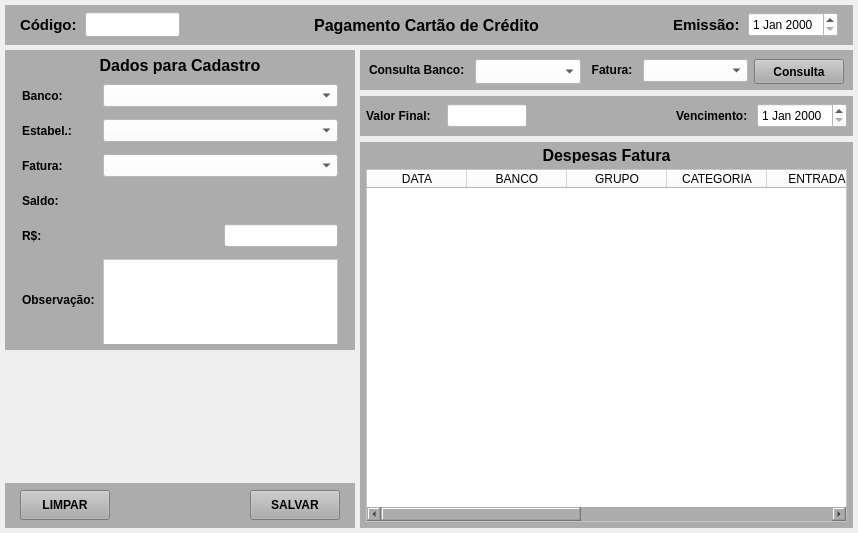
<?xml version="1.0" encoding="UTF-8"?>
<ui version="4.0">
 <class>MainWindow</class>
 <widget class="QMainWindow" name="MainWindow">
  <property name="geometry">
   <rect>
    <x>0</x>
    <y>0</y>
    <width>858</width>
    <height>533</height>
   </rect>
  </property>
  <property name="windowTitle">
   <string>Pagamento de Cartão de Crédito</string>
  </property>
  <widget class="QWidget" name="centralwidget">
   <layout class="QVBoxLayout" name="verticalLayout">
    <property name="spacing">
     <number>5</number>
    </property>
    <property name="leftMargin">
     <number>5</number>
    </property>
    <property name="topMargin">
     <number>5</number>
    </property>
    <property name="rightMargin">
     <number>5</number>
    </property>
    <property name="bottomMargin">
     <number>5</number>
    </property>
    <item>
     <widget class="QWidget" name="widget" native="true">
      <property name="minimumSize">
       <size>
        <width>0</width>
        <height>40</height>
       </size>
      </property>
      <property name="maximumSize">
       <size>
        <width>16777215</width>
        <height>40</height>
       </size>
      </property>
      <property name="styleSheet">
       <string notr="true">background-color: rgb(172, 172, 172);</string>
      </property>
      <layout class="QHBoxLayout" name="horizontalLayout">
       <property name="spacing">
        <number>5</number>
       </property>
       <property name="leftMargin">
        <number>15</number>
       </property>
       <property name="topMargin">
        <number>5</number>
       </property>
       <property name="rightMargin">
        <number>15</number>
       </property>
       <property name="bottomMargin">
        <number>5</number>
       </property>
       <item>
        <widget class="QLabel" name="label_4">
         <property name="minimumSize">
          <size>
           <width>60</width>
           <height>0</height>
          </size>
         </property>
         <property name="maximumSize">
          <size>
           <width>60</width>
           <height>16777215</height>
          </size>
         </property>
         <property name="font">
          <font>
           <pointsize>11</pointsize>
           <weight>75</weight>
           <bold>true</bold>
          </font>
         </property>
         <property name="text">
          <string>Código:</string>
         </property>
         <property name="alignment">
          <set>Qt::AlignLeading|Qt::AlignLeft|Qt::AlignVCenter</set>
         </property>
        </widget>
       </item>
       <item>
        <widget class="QLineEdit" name="line_Num">
         <property name="sizePolicy">
          <sizepolicy hsizetype="Preferred" vsizetype="Preferred">
           <horstretch>0</horstretch>
           <verstretch>0</verstretch>
          </sizepolicy>
         </property>
         <property name="minimumSize">
          <size>
           <width>95</width>
           <height>25</height>
          </size>
         </property>
         <property name="maximumSize">
          <size>
           <width>95</width>
           <height>25</height>
          </size>
         </property>
         <property name="font">
          <font>
           <pointsize>9</pointsize>
          </font>
         </property>
         <property name="styleSheet">
          <string notr="true">background-color: rgb(255, 255, 255);</string>
         </property>
         <property name="inputMask">
          <string/>
         </property>
         <property name="text">
          <string/>
         </property>
         <property name="frame">
          <bool>true</bool>
         </property>
         <property name="echoMode">
          <enum>QLineEdit::Normal</enum>
         </property>
         <property name="alignment">
          <set>Qt::AlignCenter</set>
         </property>
         <property name="dragEnabled">
          <bool>false</bool>
         </property>
         <property name="placeholderText">
          <string/>
         </property>
        </widget>
       </item>
       <item>
        <widget class="QLabel" name="label_titulo">
         <property name="font">
          <font>
           <pointsize>12</pointsize>
           <weight>75</weight>
           <bold>true</bold>
          </font>
         </property>
         <property name="text">
          <string>Pagamento Cartão de Crédito</string>
         </property>
         <property name="alignment">
          <set>Qt::AlignCenter</set>
         </property>
        </widget>
       </item>
       <item>
        <widget class="QLabel" name="label">
         <property name="minimumSize">
          <size>
           <width>70</width>
           <height>0</height>
          </size>
         </property>
         <property name="maximumSize">
          <size>
           <width>70</width>
           <height>16777215</height>
          </size>
         </property>
         <property name="font">
          <font>
           <pointsize>11</pointsize>
           <weight>75</weight>
           <bold>true</bold>
          </font>
         </property>
         <property name="text">
          <string>Emissão:</string>
         </property>
        </widget>
       </item>
       <item>
        <widget class="QDateEdit" name="date_Emissao">
         <property name="sizePolicy">
          <sizepolicy hsizetype="Preferred" vsizetype="Preferred">
           <horstretch>0</horstretch>
           <verstretch>0</verstretch>
          </sizepolicy>
         </property>
         <property name="minimumSize">
          <size>
           <width>90</width>
           <height>25</height>
          </size>
         </property>
         <property name="maximumSize">
          <size>
           <width>90</width>
           <height>25</height>
          </size>
         </property>
         <property name="font">
          <font>
           <pointsize>9</pointsize>
           <weight>50</weight>
           <bold>false</bold>
          </font>
         </property>
         <property name="styleSheet">
          <string notr="true">background-color: rgb(255, 255, 255);</string>
         </property>
        </widget>
       </item>
      </layout>
     </widget>
    </item>
    <item>
     <widget class="QWidget" name="widget_2" native="true">
      <layout class="QGridLayout" name="gridLayout" columnstretch="0,0" columnminimumwidth="0,0">
       <property name="leftMargin">
        <number>0</number>
       </property>
       <property name="topMargin">
        <number>0</number>
       </property>
       <property name="rightMargin">
        <number>0</number>
       </property>
       <property name="bottomMargin">
        <number>0</number>
       </property>
       <property name="spacing">
        <number>5</number>
       </property>
       <item row="0" column="0">
        <widget class="QWidget" name="widget_3" native="true">
         <property name="minimumSize">
          <size>
           <width>350</width>
           <height>0</height>
          </size>
         </property>
         <property name="maximumSize">
          <size>
           <width>350</width>
           <height>16777215</height>
          </size>
         </property>
         <layout class="QGridLayout" name="gridLayout_2">
          <property name="leftMargin">
           <number>0</number>
          </property>
          <property name="topMargin">
           <number>0</number>
          </property>
          <property name="rightMargin">
           <number>0</number>
          </property>
          <property name="bottomMargin">
           <number>0</number>
          </property>
          <property name="horizontalSpacing">
           <number>0</number>
          </property>
          <property name="verticalSpacing">
           <number>5</number>
          </property>
          <item row="0" column="0">
           <widget class="QWidget" name="widget_8" native="true">
            <property name="minimumSize">
             <size>
              <width>0</width>
              <height>300</height>
             </size>
            </property>
            <property name="maximumSize">
             <size>
              <width>16777215</width>
              <height>300</height>
             </size>
            </property>
            <property name="cursor">
             <cursorShape>ArrowCursor</cursorShape>
            </property>
            <property name="styleSheet">
             <string notr="true">background-color: rgb(172, 172, 172);</string>
            </property>
            <layout class="QVBoxLayout" name="verticalLayout_4">
             <property name="leftMargin">
              <number>2</number>
             </property>
             <property name="topMargin">
              <number>6</number>
             </property>
             <property name="rightMargin">
              <number>2</number>
             </property>
             <property name="bottomMargin">
              <number>6</number>
             </property>
             <item>
              <widget class="QLabel" name="label_titulo_2">
               <property name="font">
                <font>
                 <pointsize>12</pointsize>
                 <weight>75</weight>
                 <bold>true</bold>
                </font>
               </property>
               <property name="text">
                <string>Dados para Cadastro</string>
               </property>
               <property name="alignment">
                <set>Qt::AlignCenter</set>
               </property>
              </widget>
             </item>
             <item>
              <widget class="QWidget" name="widget_10" native="true">
               <layout class="QHBoxLayout" name="horizontalLayout_5">
                <property name="leftMargin">
                 <number>15</number>
                </property>
                <property name="topMargin">
                 <number>3</number>
                </property>
                <property name="rightMargin">
                 <number>15</number>
                </property>
                <property name="bottomMargin">
                 <number>3</number>
                </property>
                <item>
                 <widget class="QLabel" name="label_16">
                  <property name="minimumSize">
                   <size>
                    <width>75</width>
                    <height>0</height>
                   </size>
                  </property>
                  <property name="maximumSize">
                   <size>
                    <width>75</width>
                    <height>16777215</height>
                   </size>
                  </property>
                  <property name="font">
                   <font>
                    <pointsize>9</pointsize>
                    <weight>75</weight>
                    <bold>true</bold>
                   </font>
                  </property>
                  <property name="text">
                   <string>Banco:</string>
                  </property>
                 </widget>
                </item>
                <item>
                 <widget class="QComboBox" name="combo_Banco">
                  <property name="sizePolicy">
                   <sizepolicy hsizetype="Preferred" vsizetype="Preferred">
                    <horstretch>0</horstretch>
                    <verstretch>0</verstretch>
                   </sizepolicy>
                  </property>
                  <property name="minimumSize">
                   <size>
                    <width>0</width>
                    <height>23</height>
                   </size>
                  </property>
                  <property name="maximumSize">
                   <size>
                    <width>16777215</width>
                    <height>23</height>
                   </size>
                  </property>
                  <property name="font">
                   <font>
                    <pointsize>8</pointsize>
                    <weight>50</weight>
                    <bold>false</bold>
                   </font>
                  </property>
                  <property name="styleSheet">
                   <string notr="true">background-color: rgb(255, 255, 255);</string>
                  </property>
                  <item>
                   <property name="text">
                    <string/>
                   </property>
                  </item>
                 </widget>
                </item>
               </layout>
              </widget>
             </item>
             <item>
              <widget class="QWidget" name="widget_11" native="true">
               <layout class="QHBoxLayout" name="horizontalLayout_6">
                <property name="leftMargin">
                 <number>15</number>
                </property>
                <property name="topMargin">
                 <number>3</number>
                </property>
                <property name="rightMargin">
                 <number>15</number>
                </property>
                <property name="bottomMargin">
                 <number>3</number>
                </property>
                <item>
                 <widget class="QLabel" name="label_14">
                  <property name="minimumSize">
                   <size>
                    <width>75</width>
                    <height>0</height>
                   </size>
                  </property>
                  <property name="maximumSize">
                   <size>
                    <width>75</width>
                    <height>16777215</height>
                   </size>
                  </property>
                  <property name="font">
                   <font>
                    <pointsize>9</pointsize>
                    <weight>75</weight>
                    <bold>true</bold>
                   </font>
                  </property>
                  <property name="text">
                   <string>Estabel.:</string>
                  </property>
                 </widget>
                </item>
                <item>
                 <widget class="QComboBox" name="combo_Estab">
                  <property name="sizePolicy">
                   <sizepolicy hsizetype="Preferred" vsizetype="Preferred">
                    <horstretch>0</horstretch>
                    <verstretch>0</verstretch>
                   </sizepolicy>
                  </property>
                  <property name="minimumSize">
                   <size>
                    <width>0</width>
                    <height>23</height>
                   </size>
                  </property>
                  <property name="maximumSize">
                   <size>
                    <width>16777215</width>
                    <height>23</height>
                   </size>
                  </property>
                  <property name="font">
                   <font>
                    <pointsize>8</pointsize>
                    <weight>50</weight>
                    <bold>false</bold>
                   </font>
                  </property>
                  <property name="styleSheet">
                   <string notr="true">background-color: rgb(255, 255, 255);</string>
                  </property>
                  <item>
                   <property name="text">
                    <string/>
                   </property>
                  </item>
                 </widget>
                </item>
               </layout>
              </widget>
             </item>
             <item>
              <widget class="QWidget" name="widget_12" native="true">
               <layout class="QHBoxLayout" name="horizontalLayout_7">
                <property name="leftMargin">
                 <number>15</number>
                </property>
                <property name="topMargin">
                 <number>3</number>
                </property>
                <property name="rightMargin">
                 <number>15</number>
                </property>
                <property name="bottomMargin">
                 <number>3</number>
                </property>
                <item>
                 <widget class="QLabel" name="label_10">
                  <property name="minimumSize">
                   <size>
                    <width>75</width>
                    <height>0</height>
                   </size>
                  </property>
                  <property name="maximumSize">
                   <size>
                    <width>75</width>
                    <height>16777215</height>
                   </size>
                  </property>
                  <property name="font">
                   <font>
                    <pointsize>9</pointsize>
                    <weight>75</weight>
                    <bold>true</bold>
                   </font>
                  </property>
                  <property name="text">
                   <string>Fatura:</string>
                  </property>
                 </widget>
                </item>
                <item>
                 <widget class="QComboBox" name="combo_Fatura">
                  <property name="sizePolicy">
                   <sizepolicy hsizetype="Preferred" vsizetype="Preferred">
                    <horstretch>0</horstretch>
                    <verstretch>0</verstretch>
                   </sizepolicy>
                  </property>
                  <property name="minimumSize">
                   <size>
                    <width>0</width>
                    <height>23</height>
                   </size>
                  </property>
                  <property name="maximumSize">
                   <size>
                    <width>16777215</width>
                    <height>23</height>
                   </size>
                  </property>
                  <property name="font">
                   <font>
                    <pointsize>8</pointsize>
                    <weight>50</weight>
                    <bold>false</bold>
                   </font>
                  </property>
                  <property name="styleSheet">
                   <string notr="true">background-color: rgb(255, 255, 255);</string>
                  </property>
                  <item>
                   <property name="text">
                    <string/>
                   </property>
                  </item>
                 </widget>
                </item>
               </layout>
              </widget>
             </item>
             <item>
              <widget class="QWidget" name="widget_13" native="true">
               <layout class="QHBoxLayout" name="horizontalLayout_8">
                <property name="leftMargin">
                 <number>15</number>
                </property>
                <property name="topMargin">
                 <number>3</number>
                </property>
                <property name="rightMargin">
                 <number>15</number>
                </property>
                <property name="bottomMargin">
                 <number>3</number>
                </property>
                <item>
                 <widget class="QLabel" name="label_17">
                  <property name="minimumSize">
                   <size>
                    <width>75</width>
                    <height>0</height>
                   </size>
                  </property>
                  <property name="maximumSize">
                   <size>
                    <width>75</width>
                    <height>16777215</height>
                   </size>
                  </property>
                  <property name="font">
                   <font>
                    <pointsize>9</pointsize>
                    <weight>75</weight>
                    <bold>true</bold>
                   </font>
                  </property>
                  <property name="text">
                   <string>Saldo:</string>
                  </property>
                 </widget>
                </item>
                <item>
                 <widget class="QLabel" name="label_7">
                  <property name="text">
                   <string/>
                  </property>
                 </widget>
                </item>
                <item>
                 <widget class="QLabel" name="label_Saldo">
                  <property name="minimumSize">
                   <size>
                    <width>0</width>
                    <height>23</height>
                   </size>
                  </property>
                  <property name="maximumSize">
                   <size>
                    <width>16777215</width>
                    <height>23</height>
                   </size>
                  </property>
                  <property name="font">
                   <font>
                    <pointsize>9</pointsize>
                   </font>
                  </property>
                  <property name="text">
                   <string/>
                  </property>
                  <property name="alignment">
                   <set>Qt::AlignRight|Qt::AlignTrailing|Qt::AlignVCenter</set>
                  </property>
                 </widget>
                </item>
               </layout>
              </widget>
             </item>
             <item>
              <widget class="QWidget" name="widget_14" native="true">
               <layout class="QHBoxLayout" name="horizontalLayout_9">
                <property name="leftMargin">
                 <number>15</number>
                </property>
                <property name="topMargin">
                 <number>3</number>
                </property>
                <property name="rightMargin">
                 <number>15</number>
                </property>
                <property name="bottomMargin">
                 <number>3</number>
                </property>
                <item>
                 <widget class="QLabel" name="label_13">
                  <property name="minimumSize">
                   <size>
                    <width>75</width>
                    <height>0</height>
                   </size>
                  </property>
                  <property name="maximumSize">
                   <size>
                    <width>75</width>
                    <height>16777215</height>
                   </size>
                  </property>
                  <property name="font">
                   <font>
                    <pointsize>9</pointsize>
                    <weight>75</weight>
                    <bold>true</bold>
                   </font>
                  </property>
                  <property name="text">
                   <string>R$:</string>
                  </property>
                 </widget>
                </item>
                <item>
                 <widget class="QLabel" name="label_6">
                  <property name="text">
                   <string/>
                  </property>
                 </widget>
                </item>
                <item>
                 <widget class="QLineEdit" name="line_Valor">
                  <property name="sizePolicy">
                   <sizepolicy hsizetype="Preferred" vsizetype="Preferred">
                    <horstretch>0</horstretch>
                    <verstretch>0</verstretch>
                   </sizepolicy>
                  </property>
                  <property name="minimumSize">
                   <size>
                    <width>0</width>
                    <height>23</height>
                   </size>
                  </property>
                  <property name="maximumSize">
                   <size>
                    <width>16777215</width>
                    <height>23</height>
                   </size>
                  </property>
                  <property name="font">
                   <font>
                    <pointsize>9</pointsize>
                    <weight>50</weight>
                    <bold>false</bold>
                   </font>
                  </property>
                  <property name="styleSheet">
                   <string notr="true">background-color: rgb(255, 255, 255);</string>
                  </property>
                  <property name="text">
                   <string/>
                  </property>
                  <property name="alignment">
                   <set>Qt::AlignRight|Qt::AlignTrailing|Qt::AlignVCenter</set>
                  </property>
                 </widget>
                </item>
               </layout>
              </widget>
             </item>
             <item>
              <widget class="QWidget" name="widget_15" native="true">
               <layout class="QHBoxLayout" name="horizontalLayout_10">
                <property name="leftMargin">
                 <number>15</number>
                </property>
                <property name="topMargin">
                 <number>3</number>
                </property>
                <property name="rightMargin">
                 <number>15</number>
                </property>
                <property name="bottomMargin">
                 <number>3</number>
                </property>
                <item>
                 <widget class="QLabel" name="label_28">
                  <property name="minimumSize">
                   <size>
                    <width>75</width>
                    <height>0</height>
                   </size>
                  </property>
                  <property name="maximumSize">
                   <size>
                    <width>75</width>
                    <height>16777215</height>
                   </size>
                  </property>
                  <property name="font">
                   <font>
                    <pointsize>9</pointsize>
                    <weight>75</weight>
                    <bold>true</bold>
                   </font>
                  </property>
                  <property name="text">
                   <string>Observação:</string>
                  </property>
                  <property name="alignment">
                   <set>Qt::AlignLeading|Qt::AlignLeft|Qt::AlignVCenter</set>
                  </property>
                 </widget>
                </item>
                <item>
                 <widget class="QPlainTextEdit" name="plain_Obs">
                  <property name="sizePolicy">
                   <sizepolicy hsizetype="Preferred" vsizetype="Preferred">
                    <horstretch>0</horstretch>
                    <verstretch>0</verstretch>
                   </sizepolicy>
                  </property>
                  <property name="minimumSize">
                   <size>
                    <width>0</width>
                    <height>100</height>
                   </size>
                  </property>
                  <property name="maximumSize">
                   <size>
                    <width>16777215</width>
                    <height>100</height>
                   </size>
                  </property>
                  <property name="font">
                   <font>
                    <pointsize>9</pointsize>
                   </font>
                  </property>
                  <property name="styleSheet">
                   <string notr="true">background-color: rgb(255, 255, 255);</string>
                  </property>
                 </widget>
                </item>
               </layout>
              </widget>
             </item>
            </layout>
           </widget>
          </item>
          <item row="2" column="0">
           <widget class="QWidget" name="widget_6" native="true">
            <property name="minimumSize">
             <size>
              <width>0</width>
              <height>45</height>
             </size>
            </property>
            <property name="maximumSize">
             <size>
              <width>16777215</width>
              <height>45</height>
             </size>
            </property>
            <property name="styleSheet">
             <string notr="true">background-color: rgb(172, 172, 172);</string>
            </property>
            <layout class="QHBoxLayout" name="horizontalLayout_2">
             <property name="spacing">
              <number>5</number>
             </property>
             <property name="leftMargin">
              <number>15</number>
             </property>
             <property name="topMargin">
              <number>5</number>
             </property>
             <property name="rightMargin">
              <number>15</number>
             </property>
             <property name="bottomMargin">
              <number>5</number>
             </property>
             <item>
              <widget class="QPushButton" name="btn_Limpar">
               <property name="sizePolicy">
                <sizepolicy hsizetype="Preferred" vsizetype="Preferred">
                 <horstretch>0</horstretch>
                 <verstretch>0</verstretch>
                </sizepolicy>
               </property>
               <property name="minimumSize">
                <size>
                 <width>90</width>
                 <height>30</height>
                </size>
               </property>
               <property name="maximumSize">
                <size>
                 <width>90</width>
                 <height>30</height>
                </size>
               </property>
               <property name="font">
                <font>
                 <pointsize>9</pointsize>
                 <weight>75</weight>
                 <bold>true</bold>
                </font>
               </property>
               <property name="cursor">
                <cursorShape>PointingHandCursor</cursorShape>
               </property>
               <property name="text">
                <string>LIMPAR</string>
               </property>
              </widget>
             </item>
             <item>
              <widget class="QLabel" name="label_3">
               <property name="text">
                <string/>
               </property>
              </widget>
             </item>
             <item>
              <widget class="QPushButton" name="btn_Salvar">
               <property name="sizePolicy">
                <sizepolicy hsizetype="Preferred" vsizetype="Preferred">
                 <horstretch>0</horstretch>
                 <verstretch>0</verstretch>
                </sizepolicy>
               </property>
               <property name="minimumSize">
                <size>
                 <width>90</width>
                 <height>30</height>
                </size>
               </property>
               <property name="maximumSize">
                <size>
                 <width>90</width>
                 <height>30</height>
                </size>
               </property>
               <property name="font">
                <font>
                 <pointsize>9</pointsize>
                 <weight>75</weight>
                 <bold>true</bold>
                </font>
               </property>
               <property name="cursor">
                <cursorShape>PointingHandCursor</cursorShape>
               </property>
               <property name="text">
                <string>SALVAR</string>
               </property>
              </widget>
             </item>
            </layout>
           </widget>
          </item>
          <item row="1" column="0">
           <widget class="QLabel" name="label_2">
            <property name="text">
             <string/>
            </property>
           </widget>
          </item>
         </layout>
        </widget>
       </item>
       <item row="0" column="1">
        <widget class="QWidget" name="widget_4" native="true">
         <property name="styleSheet">
          <string notr="true"/>
         </property>
         <layout class="QVBoxLayout" name="verticalLayout_2">
          <property name="spacing">
           <number>6</number>
          </property>
          <property name="leftMargin">
           <number>0</number>
          </property>
          <property name="topMargin">
           <number>0</number>
          </property>
          <property name="rightMargin">
           <number>0</number>
          </property>
          <property name="bottomMargin">
           <number>0</number>
          </property>
          <item>
           <widget class="QWidget" name="widget_5" native="true">
            <property name="minimumSize">
             <size>
              <width>0</width>
              <height>40</height>
             </size>
            </property>
            <property name="maximumSize">
             <size>
              <width>16777215</width>
              <height>40</height>
             </size>
            </property>
            <property name="styleSheet">
             <string notr="true">background-color: rgb(172, 172, 172);</string>
            </property>
            <layout class="QHBoxLayout" name="horizontalLayout_3">
             <item>
              <widget class="QLabel" name="label_9">
               <property name="minimumSize">
                <size>
                 <width>100</width>
                 <height>0</height>
                </size>
               </property>
               <property name="maximumSize">
                <size>
                 <width>100</width>
                 <height>16777215</height>
                </size>
               </property>
               <property name="font">
                <font>
                 <pointsize>9</pointsize>
                 <weight>75</weight>
                 <bold>true</bold>
                </font>
               </property>
               <property name="text">
                <string>Consulta Banco:</string>
               </property>
              </widget>
             </item>
             <item>
              <widget class="QComboBox" name="combo_Consulta_Banco">
               <property name="sizePolicy">
                <sizepolicy hsizetype="Preferred" vsizetype="Preferred">
                 <horstretch>0</horstretch>
                 <verstretch>0</verstretch>
                </sizepolicy>
               </property>
               <property name="minimumSize">
                <size>
                 <width>0</width>
                 <height>25</height>
                </size>
               </property>
               <property name="maximumSize">
                <size>
                 <width>16777215</width>
                 <height>25</height>
                </size>
               </property>
               <property name="font">
                <font>
                 <pointsize>8</pointsize>
                </font>
               </property>
               <property name="styleSheet">
                <string notr="true">background-color: rgb(255, 255, 255);</string>
               </property>
               <item>
                <property name="text">
                 <string/>
                </property>
               </item>
              </widget>
             </item>
             <item>
              <widget class="QLabel" name="label_18">
               <property name="minimumSize">
                <size>
                 <width>50</width>
                 <height>0</height>
                </size>
               </property>
               <property name="maximumSize">
                <size>
                 <width>50</width>
                 <height>16777215</height>
                </size>
               </property>
               <property name="font">
                <font>
                 <pointsize>9</pointsize>
                 <weight>75</weight>
                 <bold>true</bold>
                </font>
               </property>
               <property name="text">
                <string>Fatura:</string>
               </property>
               <property name="alignment">
                <set>Qt::AlignCenter</set>
               </property>
              </widget>
             </item>
             <item>
              <widget class="QComboBox" name="combo_Consulta_Fatura">
               <property name="sizePolicy">
                <sizepolicy hsizetype="Preferred" vsizetype="Preferred">
                 <horstretch>0</horstretch>
                 <verstretch>0</verstretch>
                </sizepolicy>
               </property>
               <property name="minimumSize">
                <size>
                 <width>0</width>
                 <height>23</height>
                </size>
               </property>
               <property name="maximumSize">
                <size>
                 <width>16777215</width>
                 <height>23</height>
                </size>
               </property>
               <property name="font">
                <font>
                 <pointsize>8</pointsize>
                 <weight>50</weight>
                 <bold>false</bold>
                </font>
               </property>
               <property name="styleSheet">
                <string notr="true">background-color: rgb(255, 255, 255);</string>
               </property>
               <item>
                <property name="text">
                 <string/>
                </property>
               </item>
              </widget>
             </item>
             <item>
              <widget class="QPushButton" name="btn_Consultar">
               <property name="sizePolicy">
                <sizepolicy hsizetype="Preferred" vsizetype="Preferred">
                 <horstretch>0</horstretch>
                 <verstretch>0</verstretch>
                </sizepolicy>
               </property>
               <property name="minimumSize">
                <size>
                 <width>90</width>
                 <height>25</height>
                </size>
               </property>
               <property name="maximumSize">
                <size>
                 <width>90</width>
                 <height>25</height>
                </size>
               </property>
               <property name="font">
                <font>
                 <pointsize>9</pointsize>
                 <weight>75</weight>
                 <bold>true</bold>
                </font>
               </property>
               <property name="cursor">
                <cursorShape>PointingHandCursor</cursorShape>
               </property>
               <property name="text">
                <string>Consulta</string>
               </property>
              </widget>
             </item>
            </layout>
           </widget>
          </item>
          <item>
           <widget class="QWidget" name="widget_9" native="true">
            <property name="minimumSize">
             <size>
              <width>0</width>
              <height>40</height>
             </size>
            </property>
            <property name="maximumSize">
             <size>
              <width>16777215</width>
              <height>40</height>
             </size>
            </property>
            <property name="styleSheet">
             <string notr="true">background-color: rgb(172, 172, 172);</string>
            </property>
            <layout class="QHBoxLayout" name="horizontalLayout_4">
             <property name="leftMargin">
              <number>6</number>
             </property>
             <property name="topMargin">
              <number>6</number>
             </property>
             <property name="rightMargin">
              <number>6</number>
             </property>
             <property name="bottomMargin">
              <number>6</number>
             </property>
             <item>
              <widget class="QLabel" name="label_19">
               <property name="minimumSize">
                <size>
                 <width>75</width>
                 <height>0</height>
                </size>
               </property>
               <property name="maximumSize">
                <size>
                 <width>75</width>
                 <height>16777215</height>
                </size>
               </property>
               <property name="font">
                <font>
                 <pointsize>9</pointsize>
                 <weight>75</weight>
                 <bold>true</bold>
                </font>
               </property>
               <property name="text">
                <string>Valor Final:</string>
               </property>
              </widget>
             </item>
             <item>
              <widget class="QLineEdit" name="line_Valor_Final">
               <property name="sizePolicy">
                <sizepolicy hsizetype="Preferred" vsizetype="Preferred">
                 <horstretch>0</horstretch>
                 <verstretch>0</verstretch>
                </sizepolicy>
               </property>
               <property name="minimumSize">
                <size>
                 <width>80</width>
                 <height>23</height>
                </size>
               </property>
               <property name="maximumSize">
                <size>
                 <width>80</width>
                 <height>23</height>
                </size>
               </property>
               <property name="font">
                <font>
                 <pointsize>9</pointsize>
                 <weight>50</weight>
                 <bold>false</bold>
                </font>
               </property>
               <property name="styleSheet">
                <string notr="true">background-color: rgb(255, 255, 255);</string>
               </property>
               <property name="text">
                <string/>
               </property>
               <property name="alignment">
                <set>Qt::AlignRight|Qt::AlignTrailing|Qt::AlignVCenter</set>
               </property>
              </widget>
             </item>
             <item>
              <widget class="QLabel" name="label_8">
               <property name="text">
                <string/>
               </property>
              </widget>
             </item>
             <item>
              <widget class="QLabel" name="label_20">
               <property name="minimumSize">
                <size>
                 <width>75</width>
                 <height>0</height>
                </size>
               </property>
               <property name="maximumSize">
                <size>
                 <width>75</width>
                 <height>16777215</height>
                </size>
               </property>
               <property name="font">
                <font>
                 <pointsize>9</pointsize>
                 <weight>75</weight>
                 <bold>true</bold>
                </font>
               </property>
               <property name="text">
                <string>Vencimento:</string>
               </property>
              </widget>
             </item>
             <item>
              <widget class="QDateEdit" name="date_Vencimento">
               <property name="sizePolicy">
                <sizepolicy hsizetype="Preferred" vsizetype="Preferred">
                 <horstretch>0</horstretch>
                 <verstretch>0</verstretch>
                </sizepolicy>
               </property>
               <property name="minimumSize">
                <size>
                 <width>90</width>
                 <height>25</height>
                </size>
               </property>
               <property name="maximumSize">
                <size>
                 <width>90</width>
                 <height>25</height>
                </size>
               </property>
               <property name="font">
                <font>
                 <pointsize>9</pointsize>
                 <weight>50</weight>
                 <bold>false</bold>
                </font>
               </property>
               <property name="styleSheet">
                <string notr="true">background-color: rgb(255, 255, 255);</string>
               </property>
              </widget>
             </item>
            </layout>
           </widget>
          </item>
          <item>
           <widget class="QWidget" name="widget_7" native="true">
            <property name="styleSheet">
             <string notr="true">background-color: rgb(172, 172, 172);</string>
            </property>
            <layout class="QVBoxLayout" name="verticalLayout_3">
             <property name="leftMargin">
              <number>6</number>
             </property>
             <property name="topMargin">
              <number>6</number>
             </property>
             <property name="rightMargin">
              <number>6</number>
             </property>
             <property name="bottomMargin">
              <number>6</number>
             </property>
             <item>
              <widget class="QLabel" name="label_5">
               <property name="minimumSize">
                <size>
                 <width>0</width>
                 <height>15</height>
                </size>
               </property>
               <property name="maximumSize">
                <size>
                 <width>16777215</width>
                 <height>15</height>
                </size>
               </property>
               <property name="font">
                <font>
                 <pointsize>12</pointsize>
                 <weight>75</weight>
                 <bold>true</bold>
                </font>
               </property>
               <property name="text">
                <string>Despesas Fatura</string>
               </property>
               <property name="alignment">
                <set>Qt::AlignCenter</set>
               </property>
              </widget>
             </item>
             <item>
              <widget class="QTableWidget" name="table_Lista">
               <property name="sizePolicy">
                <sizepolicy hsizetype="Preferred" vsizetype="Preferred">
                 <horstretch>0</horstretch>
                 <verstretch>0</verstretch>
                </sizepolicy>
               </property>
               <property name="styleSheet">
                <string notr="true">background-color: rgb(255, 255, 255);</string>
               </property>
               <column>
                <property name="text">
                 <string>DATA</string>
                </property>
               </column>
               <column>
                <property name="text">
                 <string>BANCO</string>
                </property>
               </column>
               <column>
                <property name="text">
                 <string>GRUPO</string>
                </property>
               </column>
               <column>
                <property name="text">
                 <string>CATEGORIA</string>
                </property>
               </column>
               <column>
                <property name="text">
                 <string>ENTRADA</string>
                </property>
               </column>
               <column>
                <property name="text">
                 <string>SAIDA</string>
                </property>
               </column>
               <column>
                <property name="text">
                 <string>ESTABEL.</string>
                </property>
               </column>
               <column>
                <property name="text">
                 <string>CIDADE</string>
                </property>
               </column>
               <column>
                <property name="text">
                 <string>OBS</string>
                </property>
               </column>
              </widget>
             </item>
            </layout>
           </widget>
          </item>
         </layout>
        </widget>
       </item>
      </layout>
     </widget>
    </item>
   </layout>
  </widget>
 </widget>
 <resources/>
 <connections/>
</ui>
